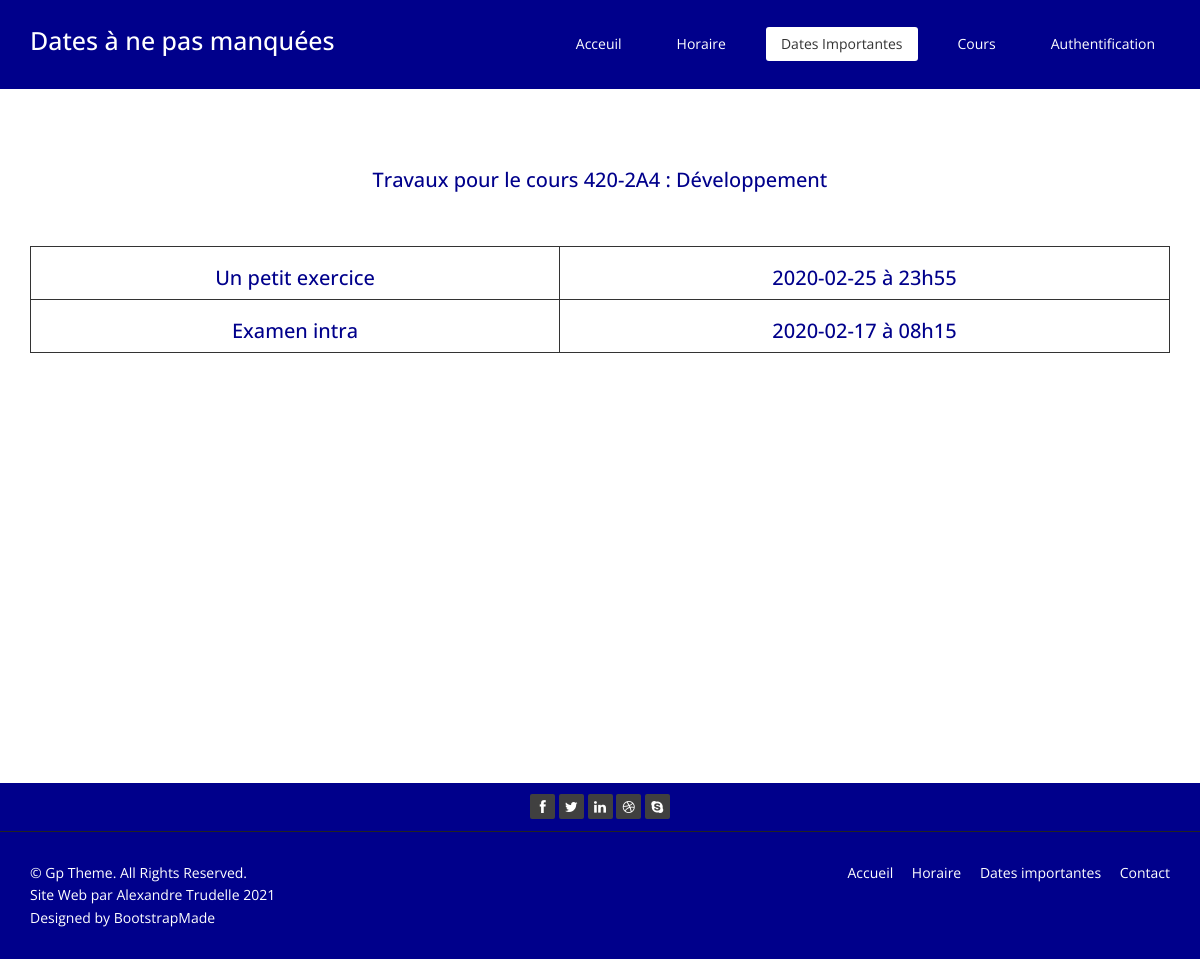
/dates-importantes.php?cours_id=1, run on the app's committed database.
### tables this page shows
CREATE TABLE `pages` (
  `id` int(11) NOT NULL,
  `url` varchar(255) NOT NULL,
  `titre` varchar(60) NOT NULL,
  `description` varchar(150) NOT NULL,
  `h1` varchar(100) NOT NULL,
  `public` tinyint(1) NOT NULL,
  `texte` longtext NOT NULL,
  `modification` datetime NOT NULL
);

CREATE TABLE `cours` (
  `id` int(11) NOT NULL,
  `code` varchar(10) NOT NULL,
  `titre` varchar(255) NOT NULL,
  `saison_id` int(11) NOT NULL,
  `annee` int(11) NOT NULL,
  `professeur` varchar(255) NOT NULL
);

CREATE TABLE `travaux` (
  `id` int(11) NOT NULL,
  `cours_id` int(11) NOT NULL,
  `titre` varchar(50) NOT NULL,
  `tempsestime` varchar(255) DEFAULT NULL,
  `avancement` decimal(5,2) DEFAULT NULL,
  `dateremise` datetime NOT NULL,
  `sommatif` tinyint(1) NOT NULL,
  `corrigesur` decimal(5,2) NOT NULL,
  `note` decimal(5,2) DEFAULT NULL,
  `ponderation` decimal(5,2) DEFAULT NULL
);

### include/configuration.inc (called while the page is built, shortened)
<?php
$nomPage = basename($_SERVER['SCRIPT_NAME']);

### dates-importantes.php (the view, shortened to what this page needs)
<?php
require 'include/configuration.inc';
require 'include/entete.inc';
?>
    <link href="css/bootstrap.min.css" rel="stylesheet">
    <link rel="stylesheet" href="css/font-awesome.min.css">
    <link href="css/animate.min.css" rel="stylesheet">
    <link href="css/prettyPhoto.css" rel="stylesheet">
    <link href="css/style.css" rel="stylesheet">
    <link href="css/responsive.css" rel="stylesheet">
    <link href="css/messtyles.css" rel="stylesheet">
    <div class="container text-center padding  ">
        <?php
        if (isset($_GET['cours_id'])) {
            $cours_id = $_GET['cours_id'];
            $requete = "SELECT code, titre FROM cours WHERE id='$cours_id'";
            $stmt = $mysqli->prepare($requete);
            if ($stmt) {
                $stmt->execute();
                $stmt->store_result();
                if (0 == $stmt->errno) {
                    if ($stmt->num_rows > 0) {
                        $stmt->bind_result($code, $titre);
                        while ($stmt->fetch()) {
                            echo "<h2>Travaux pour le cours $code : $titre</h2> ";
                        }
                        $requete = "SELECT titre, dateremise FROM travaux WHERE cours_id='$cours_id'";
                        $stmt = $mysqli->prepare($requete);
                        if ($stmt) {
                            $stmt->execute();
                            $stmt->store_result();
                            if (0 == $stmt->errno) {
                                if ($stmt->num_rows > 0) {
                                    $stmt->bind_result($titre, $dateremise);
                                    echo '<table>';
                                    while ($stmt->fetch()) {
                                        $date1= date(" Y-m-d à H\hi", strtotime($dateremise));
                                        echo"<br>";
                                        echo "<tr><td><h2> $titre </h2></td><td><h2>$date1</h2></td></tr>";
                                    }
                                    echo '</table>';
                                } else {
                                    echo "<p>Aucun travaux n'est a remettre pour ce cours</p>";
                                    $stmt->close();
                                }
                            }
                        }
                    }
                    else{
                        echo "<p>Désolé ce cours n'est pas disponible</p>";
                        $stmt->close();
                    }
                }
            }
        }
        else {
            echo "<p>Aucun cours n'a été trouvé, veuillez recomencer</p>";
        }
        ?>
    </div>
<?php
  require 'include/pied-page.inc';
  ?>

### include/entete.inc (shortened to what this page needs)
<!DOCTYPE html>
<html lang="fr-CA" >
<?php
$requete = "SELECT * FROM pages WHERE url='$nomPage'";
$resultat = $mysqli->query($requete);
$enreg = $resultat->fetch_row();
$h1=$enreg[4];
?>
<head>
    <link href="" rel="stylesheet">
</head>
<body class="homepage  ">
<header id="header">
    <nav class="navbar navbar-fixed-top">
        <div class="container">
            <div class="navbar-header">
                <?php
                echo" <h1 class=\"navbar-brand\" >$h1</h1>";
                ?>
            </div>
            <div class="collapse navbar-collapse navbar-right">
                <ul class="nav navbar-nav">
                    <?php
                    if ($nomPage == "index.php") {
                        echo"<li class=\"active\"><a href=\"../index.php\">Acceuil</a></li>";
                        echo"<li><a class=\"\" href=\"../horaire.php\">Horaire</a></li>";
                        echo"<li><a class=\"\" href=\"../dates-importantes.php\">Dates Importantes</a></li>";
                        echo"<li><a class=\"\" href=\"../cours.php\">Cours</a></li>";
                        if ($prenom!=null && $nomfamille!=null){
                            echo" <li class=\"nav-item dropdown\">
                          <a class=\"nav-link dropdown-toggle\" >
                          $prenom
                         </a>
                         <div class=\"dropdown-menu\">
                         <a class=\"dropdown-item\" href=\"../deconnecter.php\">Déconnexion</a>
                         </div>
                         </li>";
                        }
                        else{
                            echo"<li class=\"\"><a href=\"../authentification.php\">Authentification</a></li>";
                        }
                    }
                    else if ($nomPage == "dates-importantes.php") {
                        echo"<li><a class=\"\" href=\"../index.php\">Acceuil</a></li>";
                        echo"<li><a class=\"\" href=\"../horaire.php\">Horaire</a></li>";
                        echo"<li class=\"active\"><a href=\"../dates-importantes.php\">Dates Importantes</a></li>";
                        echo"<li><a class=\"\" href=\"../cours.php\">Cours</a></li>";
                        if ($prenom!=null && $nomfamille!=null){
                            echo" <li class=\"nav-item dropdown\">
                          <a class=\"nav-link dropdown-toggle\" >
                          $prenom
                         </a>
                         <div class=\"dropdown-menu\">
                         <a class=\"dropdown-item\" href=\"../deconnecter.php\">Déconnexion</a>
                         </div>
                         </li>";
                        }
                        else{
                            echo"<li class=\"\"><a href=\"../authentification.php\">Authentification</a></li>";
                        }
                    }
                    ?>
                </ul>
            </div>
        </div>
    </nav>
</header>
<section  id="bienvenue" class="text-right">
</section >
<section id="middle"

### css/style.css (style rules this page uses)
body { background: #ffffff; font-family:'Open Sans', Arial, sans-serif; color:#333; line-height:1.6em; }
h1, h2, h3, h4, h5, h6 { font-weight:500; font-family:'Open Sans', Arial, sans-serif; color:#333; }
h1 { font-size: 36px; color:#fff; }
h2 { font-size: 20px; }
a { color: #E8CE0E; -webkit-transition: color 300ms, background-color 300ms; -moz-transition: color 300ms, background-color 300ms; -o-transition: color 300ms, background-color 300ms; transition: color 300ms, background-color 300ms; }
body > section { padding: 70px 0; }
.navbar>.container .navbar-brand { margin-left: 0; }
.navbar-brand { padding: 0; margin:0; color:#E8CE0E; }
.navbar { border-radius: 0; margin-bottom: 0; background: #151515; padding: 15px 0; padding-bottom: 0; }
.navbar-nav { margin-top: 12px; }
.navbar-nav>li { margin-left: 25px; padding-bottom: 28px; }
.navbar-fixed-top .navbar-nav > li > a { padding: 5px 15px; margin: 0; border-radius: 3px; color: #fff; line-height: 24px; display: inline-block; }
.navbar-fixed-top { border: none; }
.navbar-fixed-top .navbar-brand { font-size: 36px; line-height: 50px; color: #fff; }
.navbar-fixed-top .navbar-nav > .active > a, .navbar-fixed-top .navbar-nav > .active > a:hover, .navbar-fixed-top .navbar-nav > .active > a:focus, .navbar-fixed-top .navbar-nav > .open > a, .navbar-fixed-top .navbar-nav > .open > a:hover, .navbar-fixed-top .navbar-nav > .open > a:focus { background-color: #E8CE0E; color: #333; }
.navbar-fixed-top .navbar-collapse, .navbar-fixed-top .navbar-form { border-top: 0; padding-bottom: 0; }
#middle { background: #fff; margin-top:-90px; height: auto; }

### css/messtyles.css (style rules this page uses)
html, body { height: 100%; }
#middle { padding-top: 39px; }
.navbar-fixed-top .navbar-nav > .active > a { background: #ffffff ; }
.navbar-fixed-top .navbar-nav > .active > a, .navbar-fixed-top .navbar-nav > .active > a:hover, .navbar-fixed-top .navbar-nav > .active > a:focus, .navbar-fixed-top .navbar-nav > .open > a, .navbar-fixed-top .navbar-nav > .open > a:hover, .navbar-fixed-top .navbar-nav > .open > a:focus { background-color: #ffffff ; color: #333; }
table, td { border: 1px solid #333; text-align: center; size: 25px; color: darkblue; }
table { width: 100%; border: 10px; border-spacing: 10px; color: darkblue; }
.navbar { background: darkblue; }
h2 { font-size: 20px; color: darkblue; }
.padding { padding-top: 60px; }
.navbar-fixed-top .navbar-brand { font-size: 25px; line-height: 50px; color: #fff; }
a { color: white; }

### data on the page
pages: h1 "Dates à ne pas manquées"
cours: code "420-2A4", titre "Développement"
travaux: titre "Un petit exercice", dateremise "2020-02-25 à 23h55"
travaux: titre "Examen intra", dateremise "2020-02-17 à 08h15"
